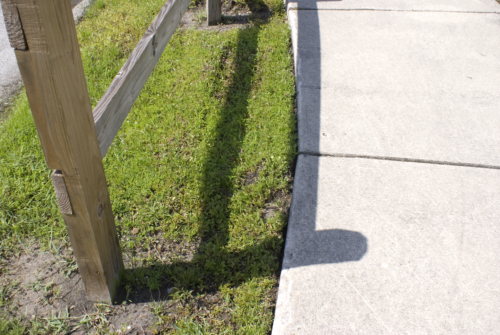
#> input picture CA3/Resources/Shadow Remove/shadow1.jpg, 500 x 335 px
$ python final.py
#> lines starting #> are read from the running program, lines starting #| are printed output that depends on the picture; after the words box and inside, x2 and y2 are one past the last pixel; in counts of white or black regions, pixels touching at a corner belong together
#> in process_image_file, org_image is the input picture: shape (335, 500, 3); mean B, G, R 134.7, 161.7, 163.6
# -*- coding: utf-8 -*-
"""
Created on Tue May 14 02:14:51 2024

@author: Mhsa
"""

import cv2 as cv
import numpy as np
from skimage import measure
from matplotlib import pyplot as plt

from typing import Tuple, List


# Applies median filtering over given point
def median_filter(img: np.ndarray,
                  point: np.ndarray,
                  filter_size: int) -> List:
    indices = [[x, y]
               for x in range(point[1] - filter_size // 2, point[1] + filter_size // 2 + 1)
               for y in range(point[0] - filter_size // 2, point[0] + filter_size // 2 + 1)]

    indices = list(filter(lambda x: not (x[0] < 0 or x[1] < 0 or
                                         x[0] >= img.shape[0] or
                                         x[1] >= img.shape[1]), indices))

    pixel_values = [0, 0, 0]

    # Find the median of pixel values
    for channel in range(3):
        pixel_values[channel] = list(img[index[0], index[1], channel] for index in indices)
    pixel_values = list(np.median(pixel_values, axis=1))

    return pixel_values


# Applies median filtering on given contour pixels, the filter size is adjustable
def edge_median_filter(img: np.ndarray,
                       contours_list: tuple,
                       filter_size: int = 7) -> np.ndarray:
    temp_img = np.copy(img)

    for partition in contours_list:
        for point in partition:
            temp_img[point[0][1]][point[0][0]] = median_filter(img,
                                                               point[0],
                                                               filter_size)

    return cv.cvtColor(temp_img, cv.COLOR_HSV2BGR)

def display_region(org_image: np.ndarray,
                   shadow_clear_image: np.ndarray,
                   label: int,
                   label_region: np.ndarray,
                   contours: tuple) -> None:
    # For debugging, cut the current shadow region from the image
    reverse_mask = cv.cvtColor(cv.bitwise_not(label_region), cv.COLOR_GRAY2BGR)
    img_w_hole = org_image & reverse_mask

    temp_filter = cv.cvtColor(label_region, cv.COLOR_GRAY2BGR)
    cv.drawContours(temp_filter, contours, -1, (255, 0, 0), 3)

    fig, axes = plt.subplots(2, 2)

    ax = axes.ravel()

    plt.title(f"Shadow Region {label}")

    ax[0].imshow(cv.cvtColor(org_image, cv.COLOR_BGR2RGB))
    ax[0].set_title("Original Image")

    ax[1].imshow(cv.cvtColor(temp_filter, cv.COLOR_BGR2RGB))
    ax[1].set_title("Shadow Region")

    ax[2].imshow(cv.cvtColor(img_w_hole, cv.COLOR_BGR2RGB))
    ax[2].set_title("Shadow Region Cut")

    ax[3].imshow(cv.cvtColor(shadow_clear_image, cv.COLOR_BGR2RGB))
    ax[3].set_title("Corrected Image")

    plt.tight_layout()
    plt.show()


def correct_region_lab(org_img: np.ndarray,
                       shadow_clear_img: np.ndarray,
                       shadow_indices: np.ndarray,
                       non_shadow_indices: np.ndarray) -> np.ndarray:
    # Q: Rather than asking for RGB constants individually, why not adjust L only?
    # A: L component isn't enough to REVIVE the colors that were under the shadow.

    # Calculate average LAB values in current shadow region and non-shadow areas
    shadow_average_lab = np.mean(org_img[shadow_indices[0], shadow_indices[1], :], axis=0)

    # Get the average LAB from border areas
    border_average_lab = np.mean(org_img[non_shadow_indices[0], non_shadow_indices[1], :],
                                 axis=0)

    # Calculate ratios that are going to be used on clearing the current shadow region
    # This is different for each region, therefore calculated each time
    lab_ratio = border_average_lab / shadow_average_lab

    shadow_clear_img = cv.cvtColor(shadow_clear_img, cv.COLOR_BGR2LAB)
    shadow_clear_img[shadow_indices[0], shadow_indices[1]] = np.uint8(
        shadow_clear_img[shadow_indices[0],
                         shadow_indices[1]] * lab_ratio)
    shadow_clear_img = cv.cvtColor(shadow_clear_img, cv.COLOR_LAB2BGR)

    return shadow_clear_img


def correct_region_bgr(org_img: np.ndarray,
                       shadow_clear_img: np.ndarray,
                       shadow_indices: np.ndarray,
                       non_shadow_indices: np.ndarray) -> np.ndarray:
    # Calculate average BGR values in current shadow region and non-shadow areas
    shadow_average_bgr = np.mean(org_img[shadow_indices[0], shadow_indices[1], :], axis=0)

    # Get the average BGR from border areas
    border_average_bgr = np.mean(org_img[non_shadow_indices[0], non_shadow_indices[1], :], axis=0)
    bgr_ratio = border_average_bgr / shadow_average_bgr

    # Adjust BGR
    shadow_clear_img[shadow_indices[0], shadow_indices[1]] = np.uint8(
        shadow_clear_img[shadow_indices[0],
                         shadow_indices[1]] * bgr_ratio)

    return shadow_clear_img

def process_regions(org_image: np.ndarray,
                    mask: np.ndarray,
                    lab_adjustment: bool,
                    shadow_dilation_kernel_size: int,
                    shadow_dilation_iteration: int,
                    shadow_size_threshold: int,
                    verbose: bool) -> np.ndarray:
    lab_img = cv.cvtColor(org_image, cv.COLOR_BGR2LAB)
    shadow_clear_img = np.copy(org_image)  # Used for constructing corrected image

    # We need connected components
    # Initialize the labels of the blobs in our binary image
    labels = measure.label(mask)

    non_shadow_kernel_size = (shadow_dilation_kernel_size, shadow_dilation_kernel_size)
    non_shadow_kernel = cv.getStructuringElement(cv.MORPH_ELLIPSE, non_shadow_kernel_size)

    CHANNEL_MAX = 255

    # Now, we will iterate over each label's pixels
    for label in np.unique(labels):
        if not label == 0:
            temp_filter = np.zeros(mask.shape, dtype="uint8")
            temp_filter[labels == label] = CHANNEL_MAX

            # Only consider blobs with size above threshold
            if cv.countNonZero(temp_filter) >= shadow_size_threshold:
                shadow_indices = np.where(temp_filter == CHANNEL_MAX)

                non_shadow_temp_filter = cv.dilate(temp_filter, non_shadow_kernel,
                                                   iterations=shadow_dilation_iteration)

                # Get the new set of indices and remove shadow indices from them
                non_shadow_temp_filter = cv.bitwise_xor(non_shadow_temp_filter, temp_filter)
                non_shadow_indices = np.where(non_shadow_temp_filter == CHANNEL_MAX)

                # Contours are used for extracting the edges of the current shadow region
                contours, hierarchy = cv.findContours(temp_filter, cv.RETR_TREE, cv.CHAIN_APPROX_SIMPLE)

                if lab_adjustment:
                    shadow_clear_img = correct_region_lab(lab_img, shadow_clear_img,
                                                          shadow_indices, non_shadow_indices)
                else:
                    shadow_clear_img = correct_region_bgr(org_image, shadow_clear_img,
                                                          shadow_indices, non_shadow_indices)

                # Then apply median filtering over edges to smooth them
                # At least on the images I tried, this doesn't work as intended.
                # It is possible that this is the result of using a high frequency image only

                # Image is converted to HSV before filtering, as BGR components of the image
                # is more interconnected, therefore filtering each channel independently wouldn't be correct
                shadow_clear_img = edge_median_filter(cv.cvtColor(shadow_clear_img, cv.COLOR_BGR2HSV),
                                                      contours)
                if verbose:
                    display_region(org_image, shadow_clear_img, label, temp_filter, contours)

    return shadow_clear_img


def calculate_mask(org_image: np.ndarray,
                   ab_threshold: int,
                   region_adjustment_kernel_size: int) -> np.ndarray:
#> called with ab_threshold = 0, region_adjustment_kernel_size = 10
    lab_img = cv.cvtColor(org_image, cv.COLOR_BGR2LAB)
#> lab_img: shape (335, 500, 3); mean of channels 0, 1, 2 166.3, 124.5, 142.7

    # Convert the L,A,B from 0 to 255 to 0 - 100 and -128 - 127 and -128 - 127 respectively
    l_range = (0, 100)
    ab_range = (-128, 127)

    lab_img = lab_img.astype('int16')
#> lab_img: shape (335, 500, 3) int16; mean of channels 0, 1, 2 166.3, 124.5, 142.7
    lab_img[:, :, 0] = lab_img[:, :, 0] * l_range[1] / 255
#> lab_img: shape (335, 500, 3) int16; mean of channels 0, 1, 2 64.7, 124.5, 142.7
    lab_img[:, :, 1] += ab_range[0]
#> lab_img: shape (335, 500, 3) int16; mean of channels 0, 1, 2 64.7, -3.5, 142.7
    lab_img[:, :, 2] += ab_range[0]
#> lab_img: shape (335, 500, 3) int16; mean of channels 0, 1, 2 64.7, -3.5, 14.7

    # Calculate the mean values of L, A and B across all pixels
    means = [np.mean(lab_img[:, :, i]) for i in range(3)]
#> means = [64.71, -3.53, 14.7]
    thresholds = [means[i] - (np.std(lab_img[:, :, i]) / 3) for i in range(3)]
#> thresholds = [56.4, -5.96, 9.47]

    # Apply threshold using only L
    if sum(means[1:]) <= ab_threshold:
        mask = cv.inRange(lab_img, (l_range[0], ab_range[0], ab_range[0]),
                                   (thresholds[0], ab_range[1], ab_range[1]))
    else:  # Else, also consider B channel
        mask = cv.inRange(lab_img, (l_range[0], ab_range[0], ab_range[0]),
                                   (thresholds[0], ab_range[1], thresholds[2]))
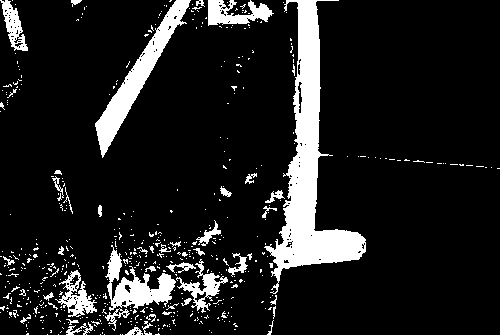
#> mask: shape (335, 500); 12.1% white; 538 white regions (493 under 20 px), largest, box (x1, y1, x2, y2) and area: (264, 0, 366, 294) 8684, (95, 0, 191, 158) 3028, (105, 245, 176, 311) 1800

    kernel_size = (region_adjustment_kernel_size, region_adjustment_kernel_size)
    kernel = cv.getStructuringElement(cv.MORPH_ELLIPSE, kernel_size)
    cv.morphologyEx(mask, cv.MORPH_CLOSE, kernel, mask)
    cv.morphologyEx(mask, cv.MORPH_OPEN, kernel, mask)
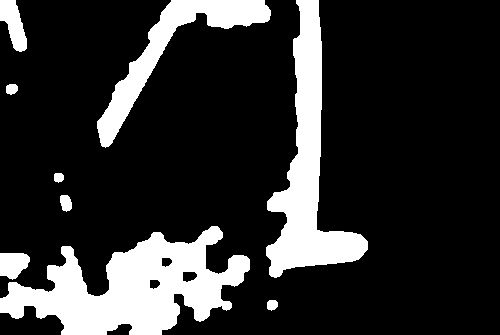
#> mask: shape (335, 500); 18.5% white; 9 white regions, largest, box (x1, y1, x2, y2) and area: (0, 226, 250, 335) 13959, (266, 0, 368, 278) 9767, (97, 0, 271, 148) 5315

    return mask

def remove_shadows(org_image: np.ndarray,
                   ab_threshold: int,
                   lab_adjustment: bool,
                   region_adjustment_kernel_size: int,
                   shadow_dilation_iteration: int,
                   shadow_dilation_kernel_size: int,
                   shadow_size_threshold: int,
                   verbose: bool) -> Tuple[np.ndarray, np.ndarray]:
    mask = calculate_mask(org_image,
                          ab_threshold,
                          region_adjustment_kernel_size)

    shadow_clear_img = process_regions(org_image,
                                       mask,
                                       lab_adjustment,
                                       shadow_dilation_kernel_size,
                                       shadow_dilation_iteration,
                                       shadow_size_threshold,
                                       verbose)
#> in process_regions, `labels = measure.label(mask)`:
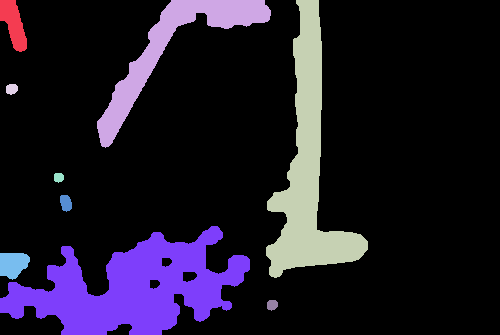
#> labels: shape (335, 500) int64; 10 distinct labels, from 0 to 9; one colour per label, 0 black
#> the loop in process_regions, `for label in np.unique(labels):` made 10 passes
#> pass 3, in process_regions, `shadow_clear_img = correct_region_bgr(org_image, shadow_clear_img, sha..`:
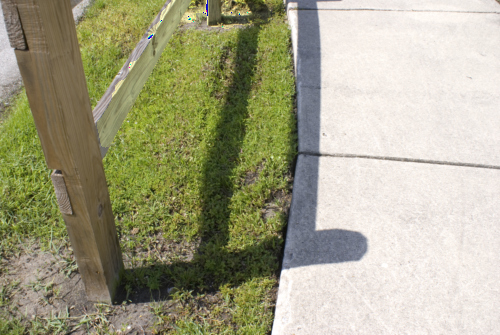
#> shadow_clear_img: shape (335, 500, 3); 3.17% of pixels changed, all inside (x1, y1, x2, y2) = (97, 0, 271, 148)
#> after the loop in process_regions, `for label in np.unique(labels):`:
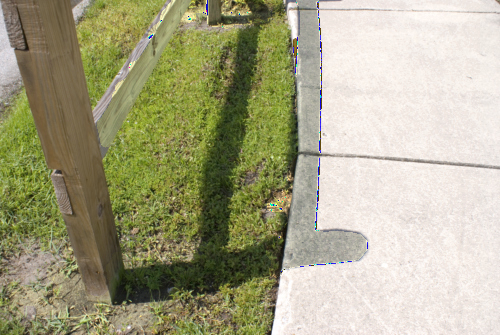
#> shadow_clear_img: shape (335, 500, 3); mean B, G, R 134.9, 165.5, 167.9
#> after the loop in process_regions, `for label in np.unique(labels):`:
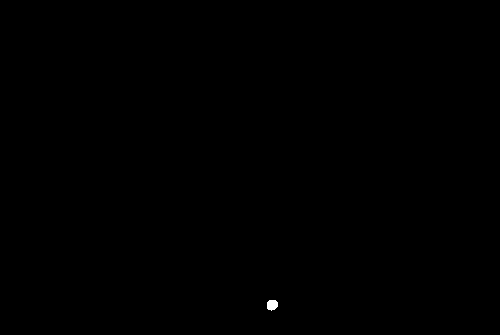
#> temp_filter: shape (335, 500); 0.06% white; 1 white region, box (x1, y1, x2, y2) and area: (267, 300, 278, 311) 98

    mask = cv.cvtColor(mask, cv.COLOR_GRAY2RGB)

    return shadow_clear_img, mask

def process_image_file(img_name: str,
                       save: bool = False,
                       ab_threshold: int = 256,
                       lab_adjustment: bool = False,
                       region_adjustment_kernel_size: int = 10,
                       shadow_dilation_kernel_size: int = 5,
                       shadow_dilation_iteration: int = 3,
                       shadow_size_threshold: int = 2500,
                       verbose: bool = False) -> Tuple[np.ndarray, np.ndarray, np.ndarray]:
    org_image = cv.imread(img_name)
    print("Read the image {}".format(img_name))

    shadow_clear, mask = remove_shadows(org_image,
                                        ab_threshold,
                                        lab_adjustment,
                                        region_adjustment_kernel_size,
                                        shadow_dilation_iteration,
                                        shadow_dilation_kernel_size,
                                        shadow_size_threshold,
                                        verbose=verbose)

    _, axes = plt.subplots(1, 3)
    ax = axes.ravel()

    plt.title("Final Results")

    ax[0].imshow(cv.cvtColor(org_image, cv.COLOR_BGR2RGB))
    ax[0].set_title("Original Image")

    ax[1].imshow(cv.cvtColor(mask, cv.COLOR_BGR2RGB))
    ax[1].set_title("Shadow Regions")

    ax[2].imshow(cv.cvtColor(shadow_clear, cv.COLOR_BGR2RGB))
    ax[2].set_title("Corrected Image")

    plt.tight_layout()
    plt.show()
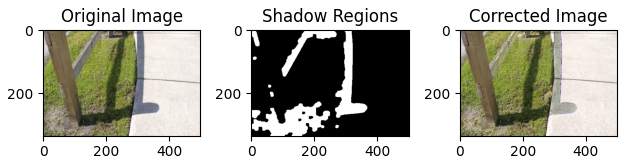
#> figure drawn by matplotlib, 3 panels

    if save:
        f_name = img_name[:img_name.index(".")] + "_shadowClear" + img_name[img_name.index("."):]
        cv.imwrite(f_name, shadow_clear)
        print("Saved result as " + f_name)

    return org_image, mask, shadow_clear

image_path = "shadow1.jpg"

org_image, mask, image_clear = process_image_file(image_path, ab_threshold = 0, save = True, verbose = True)

$ run again, with CA3/Resources/Shadow Remove/test.jpg copied over CA3/Resources/Shadow Remove/shadow1.jpg
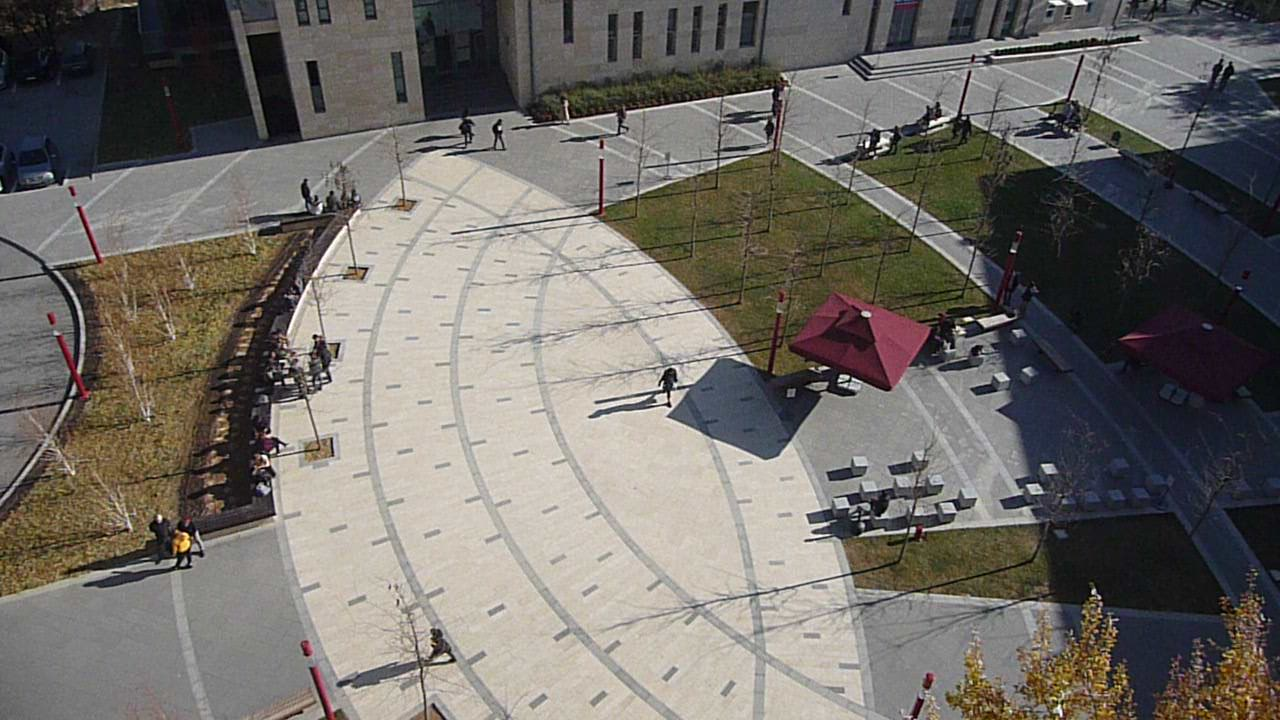
#> input picture CA3/Resources/Shadow Remove/test.jpg, 1280 x 720 px
#> in process_image_file, org_image is the input picture: shape (720, 1280, 3); mean B, G, R 103.9, 109, 113.1
#> means = [44.47, 0.987, 3.28]
#> thresholds = [35.78, -0.286, 0.445]
#> in process_regions, `labels = measure.label(mask)`:
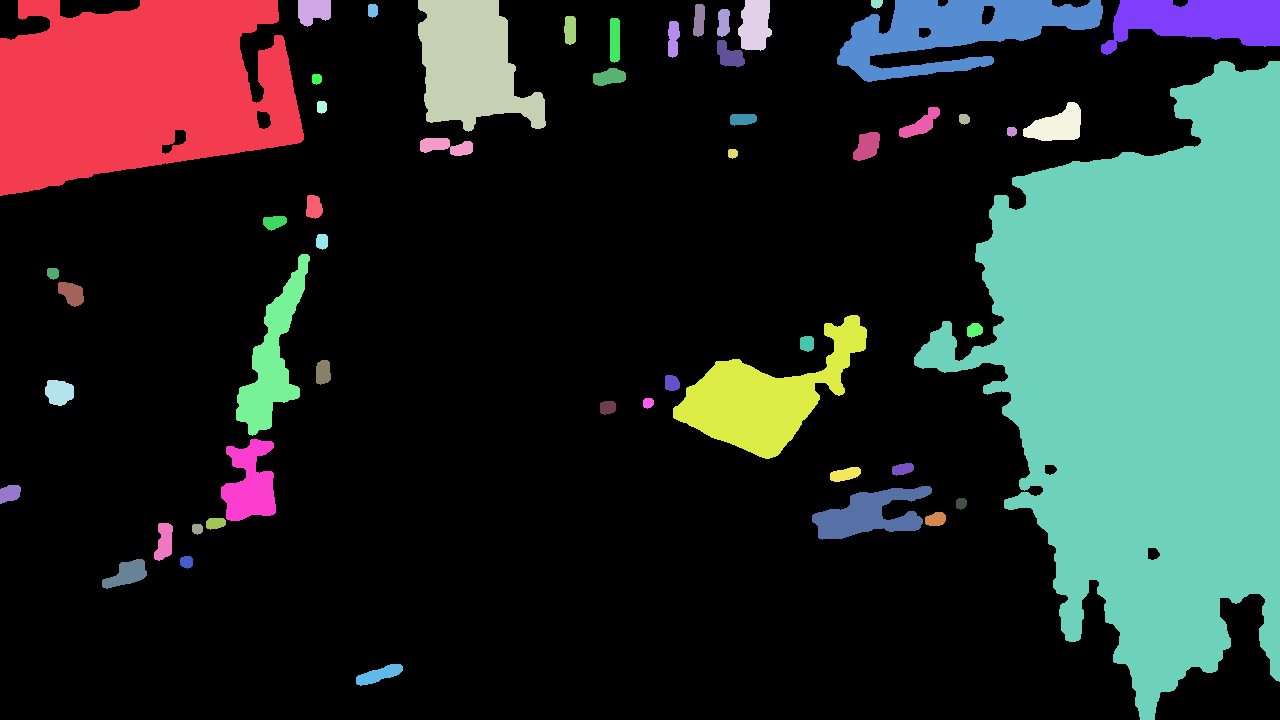
#> labels: shape (720, 1280) int64; 54 distinct labels, from 0 to 53; one colour per label, 0 black
#> the loop in process_regions, `for label in np.unique(labels):` made 54 passes
#> in process_image_file, `plt.show()`:
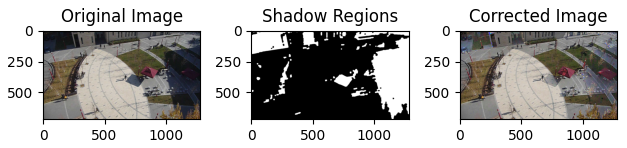
#> figure drawn by matplotlib, 3 panels
